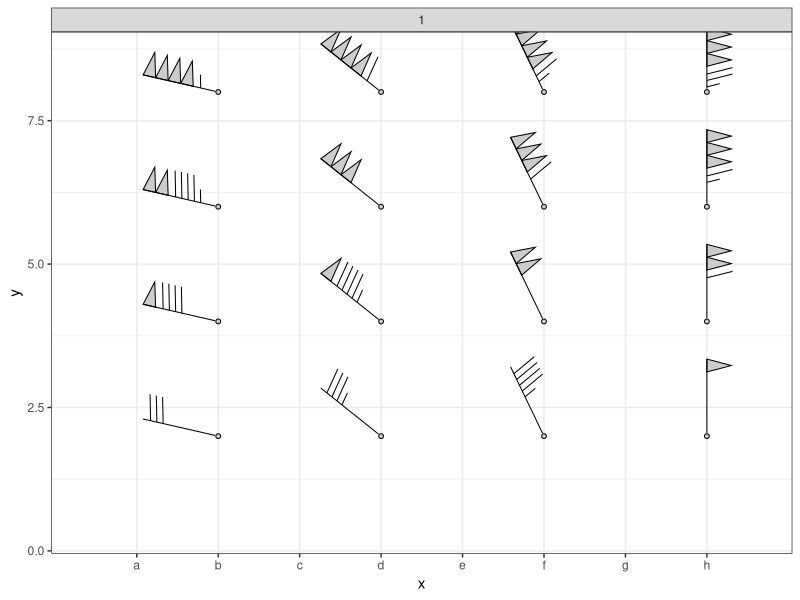

This chart was generated by the following R code:
#'
#' Conventions: https://www.mesonet.org/images/site/Wind%20Barb%20Feb%202012.pdf
#' I would prefer to see a segment for speeds 1 < 5 kn (see demo)
#'
#' I decided to do all calculations (position, rotation) in "npc" and "snpc" coordinates.
#' Using a viewport per barb would be much simpler but significantly slower.
#'
#' Aesthetics:
#' - mag (wind speed)
#' - angle (wind direction)
#' - colour
#' - fill (of triangle)
#' - size (i.e. linewidth of segment, barb and triangle border)
#' - length (of barb in "npc")
#'
#'
#' Todo
#' - treatment of NA values
#' - "skip" functionality: similar to the one used in geom_arrow()?
#' - separate point.size aesthetics?
#' - test geom against different scales/facets settings
#' - allow for u/v input instead of mag/angle
#'
#' https://stackoverflow.com/questions/47814998/how-to-make-segments-that-preserve-angles-in-different-aspect-ratios-in-ggplot2

#' Rotate/Stretch X
#'
#' @param x x coordinate
#' @param y y coordinate
#' @param a angle in decimal degrees
#' @param u stretch x
#' @param v stretch y
#'
rotX <- function(x, y, a, u = 1, v = 1) {
  a <- a * pi / 180
  u * (x * cos(a) + y * sin(a))
}
rotY <- function(x, y, a, u = 1, v = 1) {
  a <- a * pi / 180
  v * (y * cos(a) - x * sin(a))
}

#' Wind Barbs
#'
#' @param data Data
#' @param coord Coordinates
#' @param panel_params Panel parameters
#' @description
#'
wind_barb <- function(data, coord, panel_params, skip.x, skip.y) {
  # coords <- data
  coords <- coord$transform(data, panel_params)

  # Dimensions
  length <- coords$length[1]
  if ("unit" %in% (class(length)))
    length <- convertUnit(length, "npc", valueOnly = TRUE)

  nx.data <- length(unique(coords$x))
  if (skip.x == "auto") {
    nx.target <- 1 / length
    skip.x <- pmax(0, ceiling(nx.data / nx.target) - 1)
  }
  pick.x <- unique(coords$x)[which(seq_len(nx.data) %% (skip.x + 1) == 0)]

  ny.data <- length(unique(coords$y))
  if (skip.y == "auto") {
    ny.target <- 1 / length
    skip.y <- pmax(0, ceiling(ny.data / ny.target) - 1)
  }
  pick.y <- unique(coords$y)[which(seq_len(ny.data) %% (skip.y + 1) == 0)]

  coords <- coords[coords$x %in% pick.x & coords$y %in% pick.y, ]
  if (any(c(skip.x, skip.y) > 0)) {
    message(sprintf("Skipping nx=%1.0f ny=%1.0f", skip.x, skip.y))
  }

  # Shortcuts
  n <- nrow(coords)
  x <- coords$x
  y <- coords$y
  mag <- coords$mag
  col <- coords$colour
  fill <- coords$fill
  size <- coords$size
  angle <- (coords$angle + 270) %% 360

  # Spacing & barb length
  slots <- 6
  height <- length / 3
  width <- length / 6
  point.size <- width / 2
  nudge <- width / 10 # Increase spacing of 5s and 10s

  # Calculate which / how many triangles/barbs
  mag <- pmax(0, mag)
  n50 <- floor(mag / 50)
  n10 <- floor((mag - n50 * 50) / 10)
  n5 <- floor((mag - n50 * 50 - n10 * 10) / 5)

  # Single triangle/barb/segment/point geometry
  g50 <- (function() {
    x <- c(-width / 2, width / 2, 0, -width / 2)
    y <- c(0, 0, -height * 0.95, 0) # 0.95, factor to compensate height for linejoin=mitre
    cbind(x, y)
  })()
  g10 <- (function() {
    x <- c(-nudge, width / 2 - nudge)
    y <- c(0, -height)
    cbind(x, y)
  })()
  g5 <- (function() {
    x <- c(-nudge, width / 4 - nudge)
    y <- c(0, -height / 2)
    cbind(x, y)
  })()
  gSegment <- (function() {
    x <- c(0, width)
    y <- c(0, 0)
    cbind(x, y)
  })()
  gPoint <- (function() {
    x <- 0
    y <- 0
    cbind(x, y)
  })()

  # Loop data (might be vectorised)
  grob.list <- lapply(seq_len(n), function(i) {
    # Slots and position used by triangle/barb (50 uses 1 slot, 10 and 5 uses 0.6 slots)
    slots <- c(rep(1.0, n50[i]), rep(.5, n10[i]), rep(.5, n5[i]))
    pos <- c(1, cumsum(slots[-length(slots)]) + 1)

    # Build geometries
    geom <- c(
      rep(list(g50), n50[i]),
      rep(list(g10), n10[i]),
      rep(list(g5), n5[i])
    )

    # Build barb grobs
    grob.barbs <- lapply(seq_along(geom), function(j) {
      # j = 1
      x1 <- length - pos[j] * width + geom[[j]][, 1] + width / 2
      y1 <- geom[[j]][, 2]
      x2 <- rotX(x1, y1, angle[i])
      y2 <- rotY(x1, y1, angle[i])
      x3 <- (unit(x[i], "npc") + unit(x2, "snpc"))
      y3 <- (unit(y[i], "npc") + unit(y2, "snpc"))
      pathGrob(
        x = x3,
        y = y3,
        gp = gpar(
          col = col[i],
          fill = fill[i],
          lwd = size[i],
          linejoin = "mitre",
          lineend = "square"
        )
      )
    })

    # Build segment grob
    if (mag[i] > 0) {
      x1 <- c(point.size / 2, length) # Segment starts at point.size/2 to avoid overlap with point shape
      y1 <- c(0, 0)
      x2 <- rotX(x1, y1, angle[i])
      y2 <- rotY(x1, y1, angle[i])
      x3 <- unit(x[i], "npc") + unit(x2, "snpc")
      y3 <- unit(y[i], "npc") + unit(y2, "snpc")
      grob.segment <- pathGrob(
        x3,
        y3,
        gp = gpar(
          col = col[i],
          lwd = 1 * size[i],
          linejoin = "mitre",
          lineend = "square"
        )
      )
    } else {
      grob.segment <- nullGrob()
    }

    # Build point grob
    grob.point <- pointsGrob(
      x[i],
      y[i],
      pch = 21,
      size = unit(point.size, "snpc"),
      gp = gpar(col = col[i], fill = fill[i], lwd = size[i])
    )

    # Merge grobs
    grobs <- do.call(gList, c(grob.barbs, list(grob.segment, grob.point)))

    # grobs <- gTree(children = grobs)
    # ggplot() + annotation_custom(grobs, xmin = 0.25, ymin = 0.25, xmax = 0.75, ymax = 0.75)
  })
  grobs <- do.call(gList, grob.list)
  gTree(children = grobs)
}

GeomWindBarb <- ggplot2::ggproto(
  "GeomWindBarb",
  ggplot2::Geom,
  required_aes = c("x", "y"),
  default_aes = ggplot2::aes(
    color = "black",
    fill = "transparent",
    size = 1,
    linetype = 1,
    alpha = NA,
    angle = 0,
    mag = 0,
    length = 0.05
  ),
  draw_panel = function(
    data,
    panel_params,
    coord,
    grob,
    debug,
    skip.x,
    skip.y
  ) {
    if (!is.null(debug)) {
      coords <- coord$transform(data, panel_params)
      debug(data, coords)
    }
    if (grid::is.grob(grob)) {
      grob
    } else {
      if (!is.function(grob)) stop("Invalid grob in GeomWindBarb")
      grob(data, coord, panel_params, skip.x, skip.y)
    }
  }
)

#' Geom Wind Barbs
#'
#' @param mapping mapping
#' @param data data
#' @param stat stat
#' @param position position
#' @param inherit.aes inherit.aes
#' @param show.legend show.legend
#' @param key_glyph key_glyph
#' @param debug debug
#' @param skip.x skip.x
#' @param skip.y skip.y
#' @param skip.border Skip barbs that might overlap with plot border
#' @param ... Further arguments
#' @export
#'
geom_windbarb <- function(
  mapping = NULL,
  data = NULL,
  stat = "identity",
  position = "identity",
  inherit.aes = TRUE,
  show.legend = FALSE,
  key_glyph = NULL,
  debug = NULL,
  skip.x = "auto",
  skip.y = "auto",
  skip.border = FALSE,
  ...
) {
  # Skip rows/cols near border (to be implemented)
  # if(skip.border)

  layer(
    geom = GeomWindBarb,
    mapping = mapping,
    data = data,
    stat = stat,
    position = position,
    inherit.aes = inherit.aes,
    check.aes = FALSE,
    show.legend = show.legend,
    key_glyph = key_glyph,
    params = list(
      grob = wind_barb,
      debug = debug,
      skip.x = skip.x,
      skip.y = skip.y,
      ...
    )
  )
}

# Example
library(grid)
library(ggplot2)
set.seed(1)

# Dummy data
n <- 8
n2 <- n^2
xy <- expand.grid(x = letters[1:(n)], y = seq(1, n, length.out = n))
data <- data.frame(
  x = xy[, 1],
  y = xy[, 2],
  angle = rep(seq(-90, 0, length.out = n), n),
  mag = rep(seq(0, 227, length.out = n2)),
  group = rep(1:1, n)
)
# Use group = rep(c(1, 2), n/2) to show two panels

# Demo plot
pl <- ggplot(data, mapping = aes(x, y)) +
  facet_wrap(~group) +
  geom_windbarb(
    aes(mag = mag, angle = angle),
    data = data[],
    length = unit(3, "cm"),
    skip.x = "auto",
    skip.y = "auto",
    size = 1,
    fill = "#cccccc",
    colour = "black"
  ) +
  #geom_text(aes(label = sprintf("%s kn", round(angle))), data, vjust = 0, nudge_y = -.25) +
  scale_fill_viridis_c() +
  scale_y_continuous(expand = expansion(.15), trans = "identity") +
  scale_x_discrete(expand = expansion(.15)) +
  coord_cartesian() +
  theme_bw()
print(pl)
# ggsave(file.path(dirs$temp, "test1.pdf"), width = 12, height = 12)
